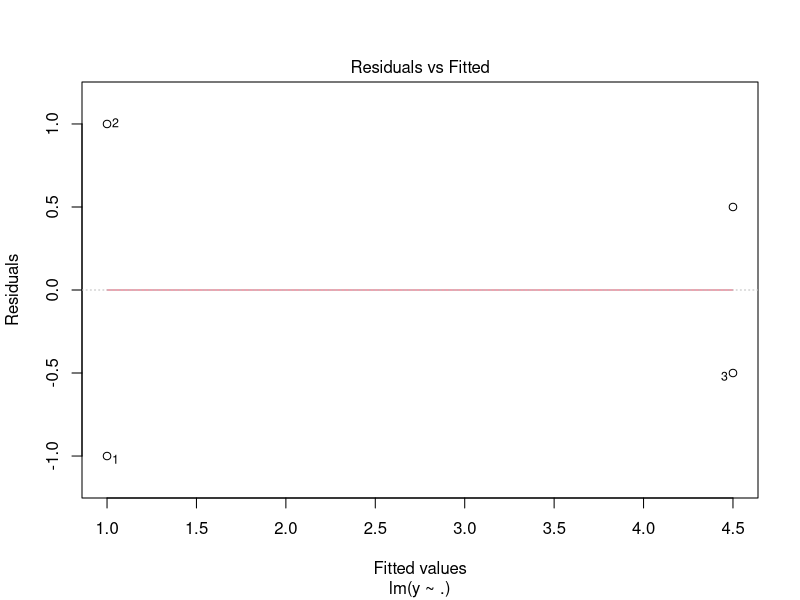
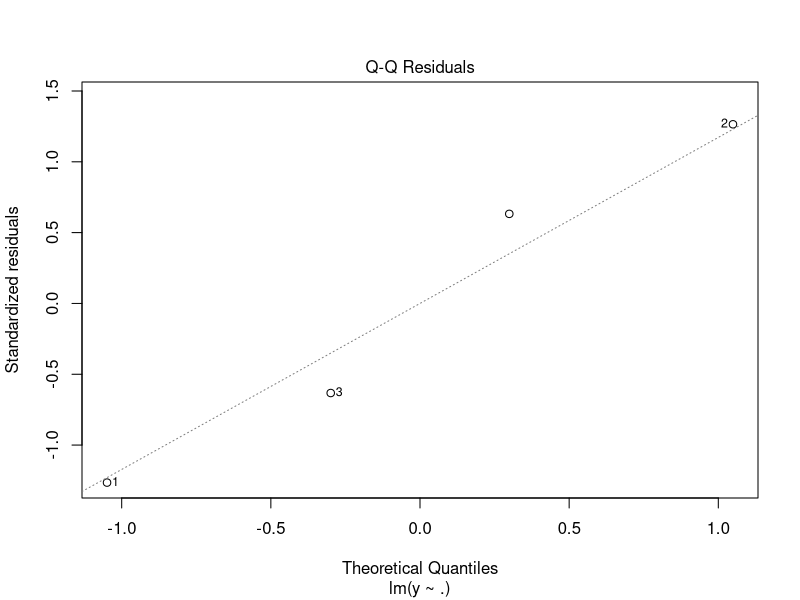

Reproduce these figures in R, in order.
## ---- chunk 1
x = c(0,0,1,1) 
y = c(0,2,4,5)
df = data.frame(x,y)
df
## ---- chunk 2
my_lm = lm(y~.,data = df)
summary(my_lm)
## ---- chunk 3
plot(my_lm, which = 1)
## ---- chunk 4
plot(my_lm, which = 2)
